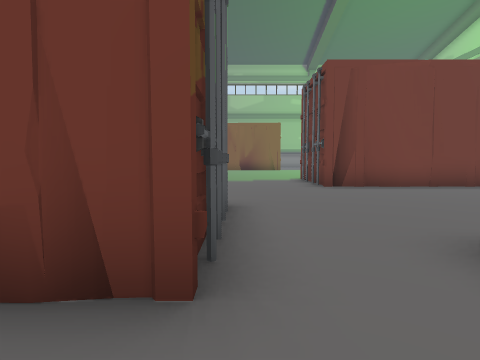
View 1 (above)

20 first-person views from a walk through a scene from a Unity 3-D project. The camera is 1.4 m above the floor, tilts 4° down and sees 80° across. The floor is counted in squares, 2 m on a side. Each view is taken from the middle of a square. On the plan, view 1 faces up. The plan holds only what a view shows up to about 10 squares ahead; the rest is blank. The place goes on beyond the plan. The player is left out. Some surface patterns are stand-ins.

View 2
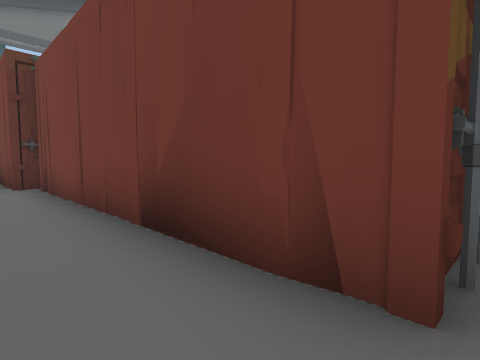

View 3
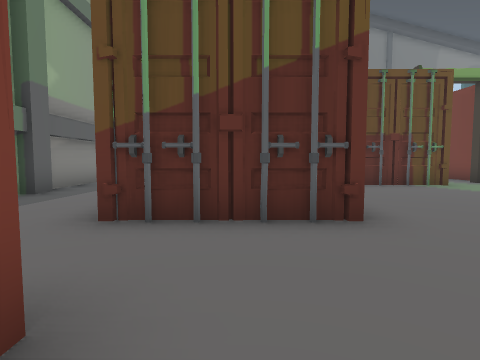

View 4
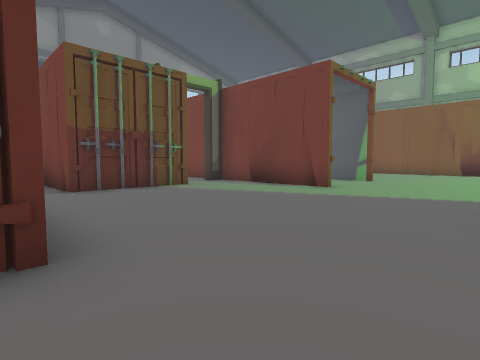

View 5
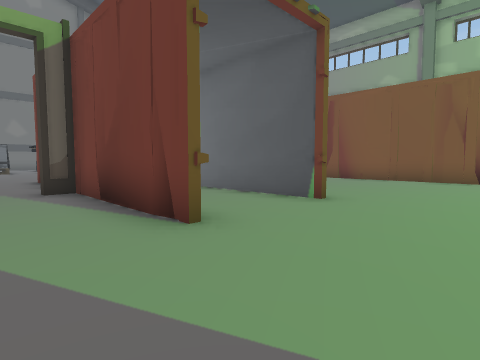

View 6
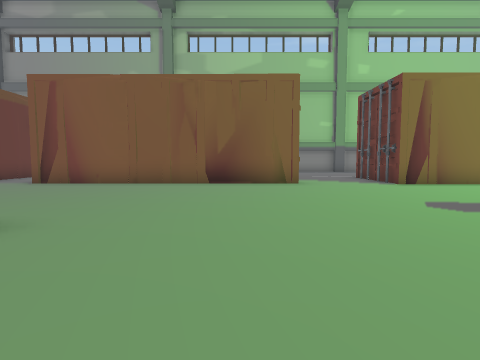

View 7
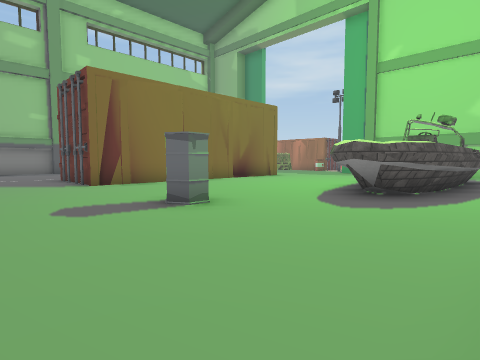

View 8
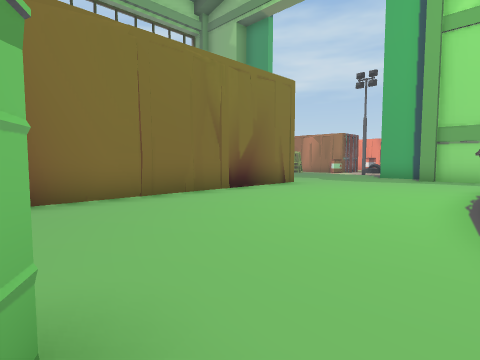

View 9
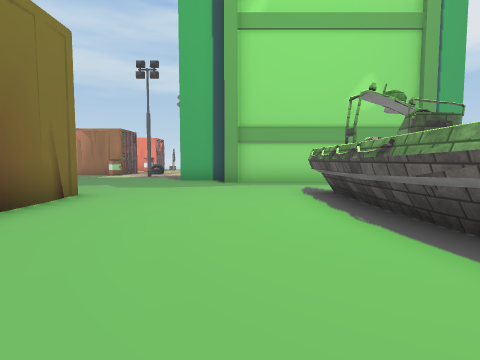

View 10
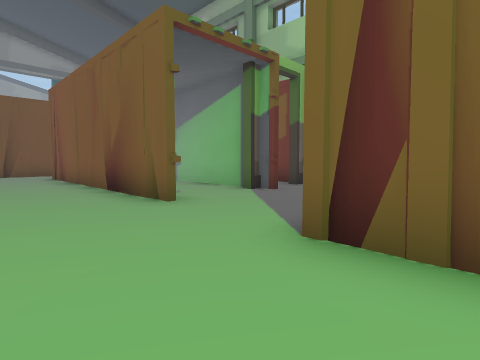

View 11
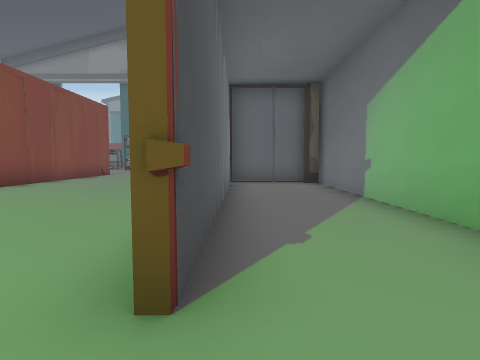

View 12
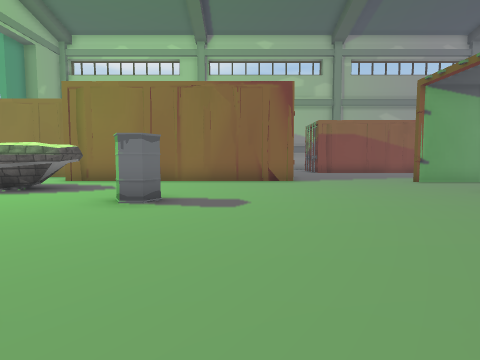

View 13
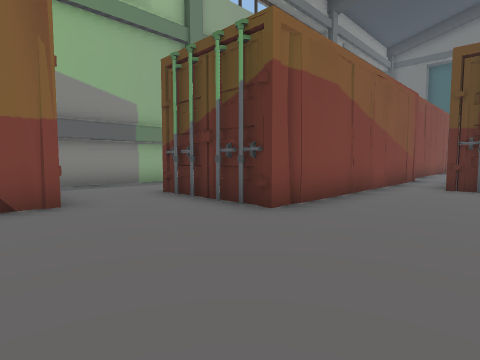

View 14
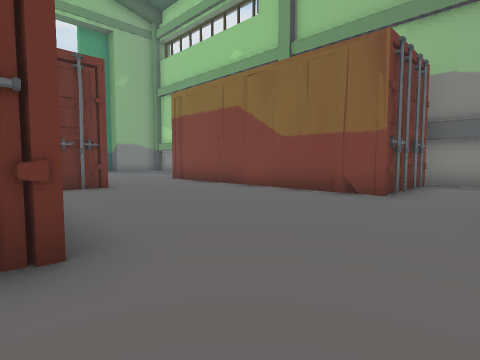

View 15
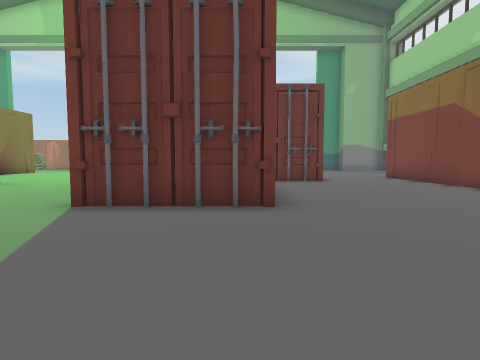

View 16
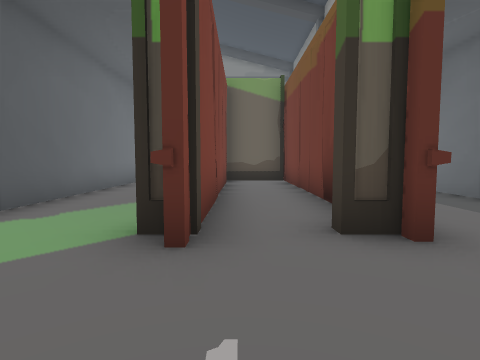

View 17
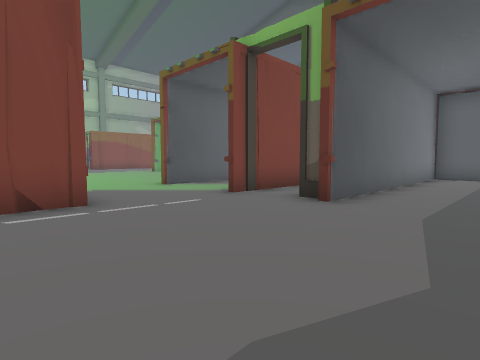

View 18
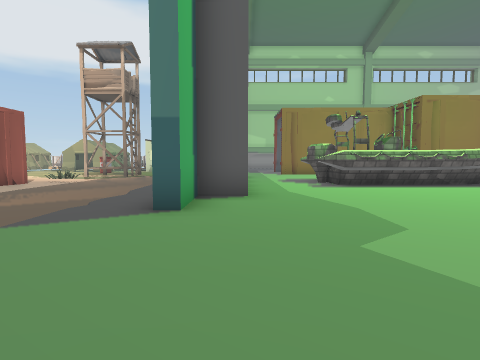

View 19
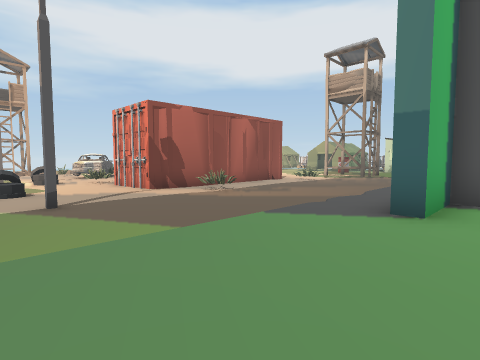

View 20
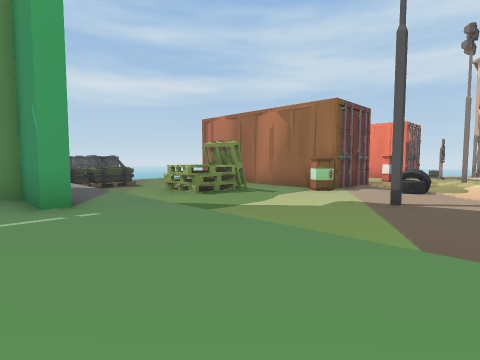

### Floor plan
Key: @ floor where view 1 was taken; # wall or solid block; . main floor; - floor 0.25 m lower than the main floor; _ floor 0.5 m lower than the main floor; < floor 0.75 m lower than the main floor; / step, stairs or slope; B barrel; C container; P pallet; O other object.
Columns run from 6 left of view 1 to 29 right of it. Each row starts with its distance up from view 1.
 29                          PPP
 28      ##                  .___
 27      .........           ./_O
 26  #............           . _OO_
 25  ######.......          #. _OO__
 24  #....###.....         .#. _____
 23  #............         ... ____BCC
 22  ########...##         ...<___---_
 21  #..........##        ....___#-OO___
 20 .########...#########.....___----___
 19 ..........................___---___
 18 ........................#.____--CC
 17   ......................#._____C
 16 .......................##.____OC
 15 ............B..........# .<____
 14 #####..........#######.# ._____
 13  .............########.#  _____
 12    ............#######.    ____C
 11 #####............
 10 .........########
  9  ........####
  8  #.......####
  7  #........... #
  6 ##...........##
  5 ..............#
  4 #######.........
  3       #.........
  2 #######.#######
  1 ........#
  0  .....@.#
 -1  .......#
 -2 #########

Positions as (right, up) in squares from view 1, and headings:
1: (0, 0), facing up
2: (0, 0), facing up-left
3: (3, 3), facing left
4: (2, 4), facing up-left
5: (1, 9), facing up-left
6: (1, 11), facing up
7: (3, 11), facing up-right
8: (6, 14), facing up-right
9: (8, 16), facing right
10: (7, 17), facing up-left
11: (4, 20), facing left
12: (4, 20), facing down
13: (3, 7), facing down-left
14: (0, 8), facing down-right
15: (-2, 8), facing right
16: (5, 23), facing left
17: (7, 27), facing down-left
18: (17, 22), facing down
19: (17, 22), facing down-right
20: (17, 19), facing up-right
